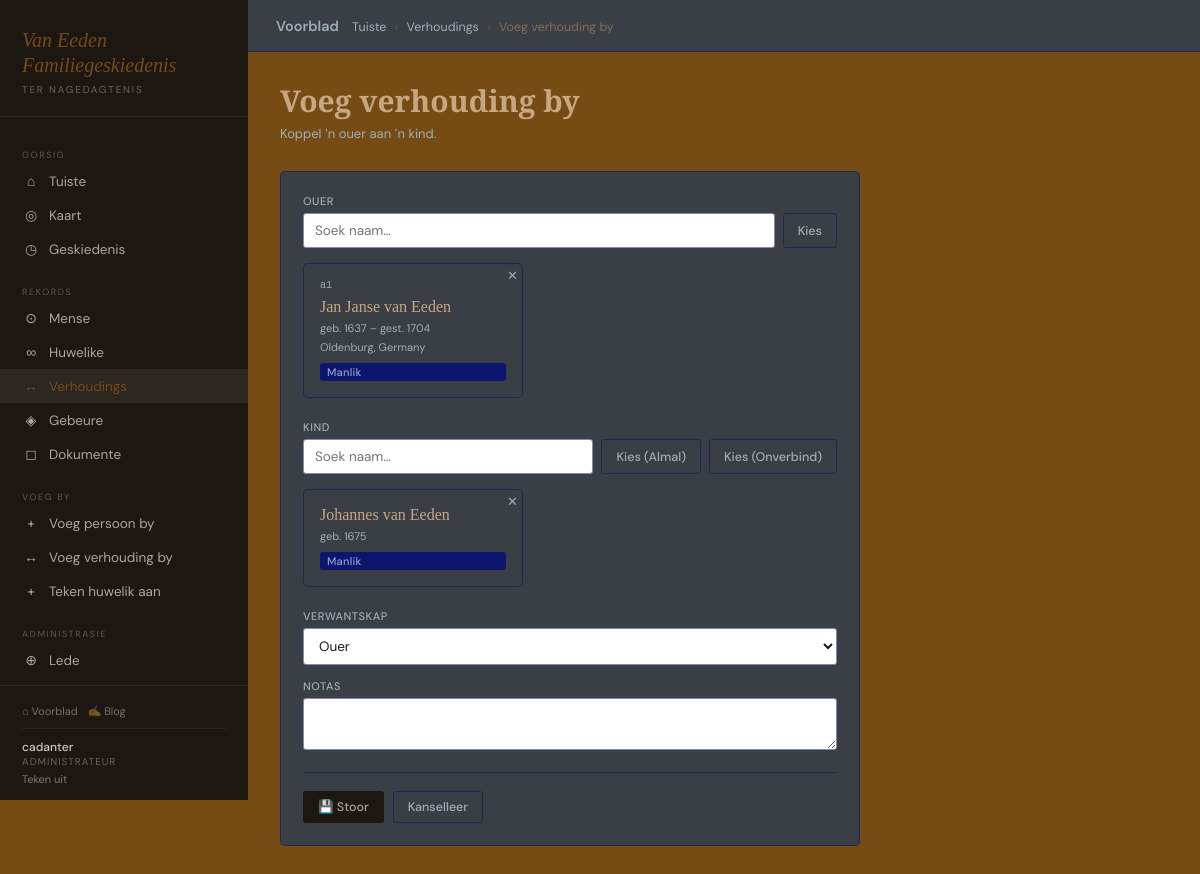
Page /argief/verhoudings/294/wysig/ (signed in) on the committed database.
### genealogy/models.py (models this page shows, shortened)
class UserProfile(models.Model):
    ROLE_CHOICES = [
        ('pending', 'Hangende Beoordeling'),
        ('viewer',  'Kyker'),
        ('trusted', 'Vertroude Lid'),
        ('admin',   'Administrateur'),
    ]
    user        = models.OneToOneField(User, on_delete=models.CASCADE, related_name='profile')
    role        = models.CharField(max_length=10, choices=ROLE_CHOICES, default='pending')
    bio         = models.TextField(blank=True)
    joined      = models.DateTimeField(auto_now_add=True)
    approved_by = models.ForeignKey(User, on_delete=models.SET_NULL, null=True, blank=True,
                    related_name='approved_profiles')
    approved_at = models.DateTimeField(null=True, blank=True)
    @property
    def is_admin(self):   return self.role == 'admin'
    @property
    def can_edit(self):   return self.role in ('trusted', 'admin')

class Person(models.Model):
    GENDER_CHOICES = [('M','Manlik'),('F','Vroulik'),('O','Ander'),('U','Onbekend')]
    first_name  = models.CharField(max_length=100)
    middle_name = models.CharField(max_length=100, blank=True)
    last_name   = models.CharField(max_length=100)
    maiden_name = models.CharField(max_length=100, blank=True)
    gender      = models.CharField(max_length=1, choices=GENDER_CHOICES, default='U')
    photo       = models.ImageField(upload_to='people/photos/', blank=True, null=True)
    birth_date  = models.CharField(max_length=100, blank=True,
                    help_text='GEDCOM datum, bv. BEF 15 JAN 1900')
    birth_place = models.CharField(max_length=200, blank=True)
    death_date  = models.CharField(max_length=100, blank=True,
                    help_text='GEDCOM datum, bv. AFT 1950')
    death_place = models.CharField(max_length=200, blank=True)
    is_deceased = models.BooleanField(default=False)
    is_root     = models.BooleanField(default=False, help_text='Stam-ouer van die boom (a1)')
    biography   = models.TextField(blank=True)
    notes       = models.TextField(blank=True)
    created_at  = models.DateTimeField(auto_now_add=True)
    updated_at  = models.DateTimeField(auto_now=True)
    created_by  = models.ForeignKey(User, on_delete=models.SET_NULL, null=True, blank=True,
                    related_name='created_people')
    birth_lat   = models.FloatField(null=True, blank=True)
    birth_lng   = models.FloatField(null=True, blank=True)
    death_lat   = models.FloatField(null=True, blank=True)
    death_lng   = models.FloatField(null=True, blank=True)
    class Meta:
        ordering = ['first_name', 'last_name']
        verbose_name_plural = 'Mense'
    @property
    def full_name(self):
        parts = [self.first_name]
        if self.middle_name: parts.append(self.middle_name)
        parts.append(self.last_name)
        return ' '.join(parts)
    @property
    def birth_year(self):
        from .gedcom_dates import parse_gedcom_date
        p = parse_gedcom_date(self.birth_date)
        return p.get('year') if p else None
    @property
    def death_year(self):
        from .gedcom_dates import parse_gedcom_date
        p = parse_gedcom_date(self.death_date)
        return p.get('year') if p else None

class Relationship(models.Model):
    RELATIONSHIP_TYPES = [
        ('parent',          'Ouer'),
        ('adoptive_parent', 'Aangenome Ouer'),
        ('step_parent',     'Stief Ouer'),
        ('guardian',        'Voog'),
    ]
    person            = models.ForeignKey(Person, on_delete=models.CASCADE, related_name='person_relationships')
    relative          = models.ForeignKey(Person, on_delete=models.CASCADE, related_name='child_relationships')
    relationship_type = models.CharField(max_length=20, choices=RELATIONSHIP_TYPES, default='parent')
    notes             = models.TextField(blank=True)
    class Meta:
        unique_together = ('person', 'relative', 'relationship_type')

### genealogy/views.py (the view)
# urls.py: path('verhoudings/<int:pk>/wysig/',   views.relationship_edit,   name='relationship_edit'),
@login_required
def relationship_edit(request, pk):
    profile = get_profile(request.user)
    if not profile.can_edit:
        messages.error(request, 'Slegs vertroude lede kan verhoudings wysig.')
        return redirect('genealogy:person_list')
    relationship = get_object_or_404(Relationship, pk=pk)
    if request.method == 'POST':
        form = RelationshipForm(request.POST, request.FILES, instance=relationship)
        if form.is_valid():
            updated = form.save()
            _create_relationship_document(request, updated)
            record_audit(request.user, 'update', updated,
                diff_dicts(model_to_dict_simple(relationship), model_to_dict_simple(updated)),
                note=request.POST.get('note',''))
            messages.success(request, 'Verhouding opgedateer.')
            return redirect('genealogy:relationship_detail', pk=pk)
    else:
        form = RelationshipForm(instance=relationship)
    existing_docs = Document.objects.filter(relationship=relationship)
    connected_child_pks = Relationship.objects.exclude(pk=pk).values_list('relative__pk', flat=True)
    unconnected_people = Person.objects.exclude(pk__in=connected_child_pks).order_by('first_name', 'last_name')
    from .henry import compute_henry_for_tree
    henry_map = {}
    root = Person.objects.filter(is_root=True).first()
    if root:
        henry_map = compute_henry_for_tree(root)
    return render(request, 'genealogy/relationship_form.html', {'form': form, 'profile': profile,
        'relationship': relationship,
        'existing_docs': existing_docs,
        'unconnected_people': unconnected_people,
        'all_people': Person.objects.all().order_by('first_name', 'last_name'),
        'henry_map': henry_map})

### genealogy/templates/genealogy/relationship_form.html (shortened to what this page needs)
{% extends "genealogy/base.html" %}
{% load genealogy_extras %}
{% block breadcrumb %}
  <a href="{% url 'genealogy:dashboard' %}">Tuiste</a> <span>›</span>
  <a href="{% url 'genealogy:relationship_list' %}">Verhoudings</a> <span>›</span>
  {{ title|default:"Voeg verhouding by" }}
{% endblock %}
{% block content %}
<div class="ph">
  <div><h2>{{ title|default:"Voeg verhouding by" }}</h2><p class="subtitle">Koppel ʼn ouer aan ʼn kind.</p></div>
</div>
<div class="card" style="max-width:580px;">
  <form method="post" enctype="multipart/form-data">{% csrf_token %}
    {% include "genealogy/_person_picker_single.html" with field_name="person" label="Ouer" selected_person=relationship.person henry_map=henry_map %}
    <div class="fg" style="margin-bottom:14px;">
      <label>Kind</label>
      <div style="display:flex;gap:8px;margin-bottom:10px;">
        <input type="text" id="relative-search" placeholder="Soek naam…" style="flex:1;" autocomplete="off">
        <button type="button" class="btn btn-secondary" onclick="spOpenRelative('all')">Kies (Almal)</button>
        <button type="button" class="btn btn-secondary" onclick="spOpenRelative('unconnected')">Kies (Onverbind)</button>
      </div>
      <div id="relative-selected" style="margin-bottom:8px;">
        {% if relationship.relative %}
        <div class="pcard" style="min-width:140px;max-width:220px;cursor:default;position:relative;">
          <div class="pcard-name">{{ relationship.relative.full_name }}</div>
          <div class="pcard-dates" style="font-size:11px;">
            {% if relationship.relative.birth_date %}geb. {{ relationship.relative.birth_year }}{% endif %}
          </div>
          <span class="badge badge-{% if relationship.relative.gender == 'M' %}male{% elif relationship.relative.gender == 'F' %}female{% else %}viewer{% endif %}" style="margin-top:4px;">{{ relationship.relative.get_gender_display }}</span>
          <button type="button" onclick="spClear('relative')"
                  style="position:absolute;top:4px;right:4px;background:none;border:none;cursor:pointer;font-size:13px;color:var(--muted);">✕</button>
        </div>
        {% endif %}
      </div>
    </div>
    <div class="fg" style="margin-bottom:14px;">
      <label>{{ form.relationship_type.label }}</label>
      {{ form.relationship_type }}
    </div>
    <div class="fg" style="margin-bottom:14px;">
      <label>{{ form.notes.label }}</label>
      {{ form.notes }}
    </div>
    <div class="form-actions">
      <button type="submit" class="btn btn-primary">💾 Stoor</button>
      <a href="{% url 'genealogy:relationship_list' %}" class="btn btn-secondary">Kanselleer</a>
    </div>
  </form>
</div>
{% endblock %}

### genealogy/templates/genealogy/base.html (shortened to what this page needs)
{% load static %}
<!DOCTYPE html>
<html lang="af">
<head>
  <link rel="stylesheet" href="{% static 'genealogy/css/main.css' %}">
</head>
<body>
<nav class="sidebar" id="sidebar">
  <div class="brand">
    <div class="brand-title">Van Eeden<br>Familiegeskiedenis</div>
    <div class="brand-sub">Ter nagedagtenis</div>
  </div>
  <div class="nav">
    <div class="nav-label">Oorsig</div>
    <a href="{% url 'genealogy:dashboard' %}" class="{% if request.resolver_match.url_name == 'dashboard' %}active{% endif %}">
      <span class="ic">⌂</span> Tuiste
    </a>
    <a href="{% url 'genealogy:map' %}" class="{% if request.resolver_match.url_name == 'map' %}active{% endif %}">
      <span class="ic">◎</span> Kaart
    </a>
    <a href="{% url 'genealogy:audit_log' %}" class="{% if request.resolver_match.url_name == 'audit_log' %}active{% endif %}">
      <span class="ic">◷</span> Geskiedenis
    </a>
    <div class="nav-label">Rekords</div>
    <a href="{% url 'genealogy:person_list' %}" class="{% if 'person' in request.resolver_match.url_name %}active{% endif %}">
      <span class="ic">⊙</span> Mense
    </a>
    <a href="{% url 'genealogy:marriage_list' %}" class="{% if 'marriage' in request.resolver_match.url_name %}active{% endif %}">
      <span class="ic">∞</span> Huwelike
    </a>
    <a href="{% url 'genealogy:relationship_list' %}" class="{% if 'relationship' in request.resolver_match.url_name %}active{% endif %}">
      <span class="ic">↔</span> Verhoudings
    </a>
    <a href="{% url 'genealogy:event_list' %}" class="{% if 'event' in request.resolver_match.url_name %}active{% endif %}">
      <span class="ic">◈</span> Gebeure
    </a>
    <a href="{% url 'genealogy:document_list' %}" class="{% if 'document' in request.resolver_match.url_name %}active{% endif %}">
      <span class="ic">◻</span> Dokumente
    </a>
    {% if user.is_authenticated and profile %}
      {% if profile.can_edit %}
        <div class="nav-label">Voeg by</div>
        <a href="{% url 'genealogy:person_create' %}"><span class="ic">+</span> Voeg persoon by</a>
        <a href="{% url 'genealogy:relationship_create' %}"><span class="ic">↔</span> Voeg verhouding by</a>
        <a href="{% url 'genealogy:marriage_create' %}"><span class="ic">+</span> Teken huwelik aan</a>
      {% elif profile.is_approved %}
        <div class="nav-label">Bydrae</div>
        <a href="{% url 'genealogy:person_create' %}"><span class="ic">+</span> Stel persoon voor</a>
        <a href="{% url 'genealogy:person_list' %}"><span class="ic">✎</span> Stel wysiging voor</a>
      {% endif %}
      {% if profile.is_admin %}
        <div class="nav-label">Administrasie</div>
        <a href="{% url 'genealogy:members_list' %}" class="{% if request.resolver_match.url_name == 'members_list' %}active{% endif %}">
          <span class="ic">⊕</span> Lede
        </a>
        <a href="{% url 'genealogy:pending_edits' %}" class="{% if request.resolver_match.url_name == 'pending_edits' %}active{% endif %}">
        </a>
      {% endif %}
    {% endif %}
  </div>
  <div class="sidebar-user">
    <div style="margin-bottom:10px;padding-bottom:10px;border-bottom:1px solid rgba(255,255,255,.06);display:flex;gap:10px;">
      <a href="/" style="color:rgba(247,243,236,.4);font-size:11px;text-decoration:none;">⌂ Voorblad</a>
      <a href="{% url 'blog:post_list' %}" style="color:rgba(247,243,236,.4);font-size:11px;text-decoration:none;">✍ Blog</a>
    </div>
    {% if user.is_authenticated %}
      <div class="uname">{{ user.get_full_name|default:user.username }}</div>
      {% if profile %}<div class="urole">{{ profile.get_role_display }}</div>{% endif %}
      <a href="{% url 'genealogy:logout' %}">Teken uit</a>
    {% else %}
      <a href="{% url 'genealogy:login' %}" style="color:rgba(247,243,236,.6)">Teken in</a>
      &nbsp;·&nbsp;
      <a href="{% url 'genealogy:register' %}" style="color:rgba(247,243,236,.6)">Registreer</a>
    {% endif %}
  </div>
</nav>
<div class="main">
  <div class="topbar">
    <div class="breadcrumb">
      <a href="/" style="color: var(--muted); font-weight: 600; font-size: 0.9rem; padding-right: 10px;">Voorblad</a>
      {% block breadcrumb %}<a href="{% url 'genealogy:dashboard' %}">Tuiste</a>{% endblock %}
    </div>
  </div>
  <div class="content">
    {% block content %}{% endblock %}
  </div>
</div>
</body>
</html>

### genealogy/templates/genealogy/_person_picker_single.html (shortened to what this page needs)
{% load genealogy_extras %}
<div class="fg" style="margin-bottom:14px;">
  <label>{{ label }}</label>
  <div style="display:flex;gap:8px;margin-bottom:10px;">
    <input type="text" id="{{ field_name }}-search" placeholder="Soek naam…"
           style="flex:1;" autocomplete="off">
    <button type="button" class="btn btn-secondary"
            onclick="spOpen('{{ field_name }}')">Kies</button>
  </div>
  <div id="{{ field_name }}-selected" style="margin-bottom:8px;">
    {% if selected_person %}
    <div class="pcard" style="min-width:140px;max-width:220px;cursor:default;position:relative;">
      {% if henry_map %}<div style="font-size:10px;font-family:monospace;color:var(--muted);margin-bottom:2px;">{{ henry_map|get_item:selected_person.pk }}</div>{% endif %}
      <div class="pcard-name">{{ selected_person.full_name }}{% if selected_person.maiden_name %} <span style="font-weight:400;color:var(--muted);">(nee {{ selected_person.maiden_name }})</span>{% endif %}</div>
      <div class="pcard-dates" style="font-size:11px;">
        {% if selected_person.birth_date %}geb. {{ selected_person.birth_year }}{% endif %}
        {% if selected_person.is_deceased and selected_person.death_date %} – gest. {{ selected_person.death_year }}{% endif %}
      </div>
      {% if selected_person.birth_place %}
        <div style="font-size:11px;color:var(--muted);">{{ selected_person.birth_place }}</div>
      {% endif %}
      <span class="badge badge-{% if selected_person.gender == 'M' %}male{% elif selected_person.gender == 'F' %}female{% else %}viewer{% endif %}"
            style="margin-top:4px;">{{ selected_person.get_gender_display }}</span>
      <button type="button"
              onclick="spClear('{{ field_name }}')"
              style="position:absolute;top:4px;right:4px;background:none;border:none;cursor:pointer;font-size:13px;color:var(--muted);">✕</button>
    </div>
    {% endif %}
  </div>
</div>

### rows in the picture
UserProfile: role "ADMINISTRATEUR"
Person: id "a1", full_name "Jan Janse van Eeden", birth_year "1637", death_year "1704", birth_place "Oldenburg, Germany", gender "Manlik"
Relationship: relative.full_name "Johannes van Eeden", relative.birth_year "1675", relative.gender "Manlik", relationship_type "Ouer"

### other values in the picture
{{ user.get_full_name|default:user.username }} "cadanter"
{{ title|default:"Voeg verhouding by" }} "Voeg verhouding by"
{{ label }} "OUER"
